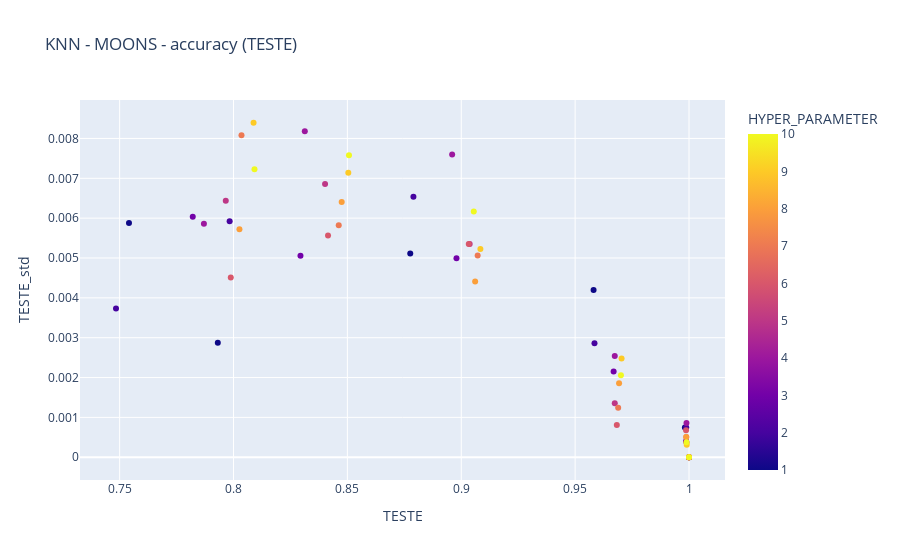

The code cell stored with this chart in its notebook:
### Code cell
px.scatter(results.query('DS_NAME=="moons" and CLF_NAME=="knn" and N==10000')
        , x='TESTE'
        , y='TESTE_std' 
        ,color = 'HYPER_PARAMETER'
        ,title='KNN - MOONS - accuracy (TESTE)')

### Figure 1 — Plotly figure (JSON) as saved in the notebook; plotly's stock layout.template omitted (floating-point values rounded to 4 significant figures)
{"data": [{"hovertemplate": "TESTE=%{x}<br>TESTE_std=%{y}<br>HYPER_PARAMETER=%{marker.color}<extra></extra>", "legendgroup": "", "marker": {"color": [1, 2, 3, 4, 5, 6, 7, 8, 9, 10, 1, 2, 3, 4, 5, 6, 7, 8, 9, 10, 1, 2, 3, 4, 5, 6, 7, 8, 9, 10, 1, 2, 3, 4, 5, 6, 7, 8, 9, 10, 1, 2, 3, 4, 5, 6, 7, 8, 9, 10, 1, 2, 3, 4, 5, 6, 7, 8, 9, 10], "coloraxis": "coloraxis", "symbol": "circle"}, "mode": "markers", "name": "", "orientation": "v", "showlegend": false, "type": "scatter", "x": [1, 1, 1, 1, 1, 1, 1, 1, 1, 1, 0.9982, 0.9988, 0.9987, 0.9989, 0.9989, 0.9987, 0.9988, 0.9988, 0.999, 0.9989, 0.9581, 0.9585, 0.9669, 0.9674, 0.9674, 0.9683, 0.9689, 0.9693, 0.9704, 0.9701, 0.8776, 0.879, 0.8979, 0.896, 0.9037, 0.9033, 0.9072, 0.9061, 0.9084, 0.9055, 0.7931, 0.7983, 0.8294, 0.8313, 0.8402, 0.8415, 0.8462, 0.8475, 0.8504, 0.8507, 0.7541, 0.7484, 0.7821, 0.787, 0.7966, 0.7988, 0.8035, 0.8026, 0.8088, 0.8092], "xaxis": "x", "y": [0, 0, 0, 0, 0, 0, 0, 0, 0, 0, 0.0007483, 0.0007483, 0.0004, 0.0008602, 0.0003742, 0.0006782, 0.0005099, 0.0005099, 0.0003162, 0.0003742, 0.0042, 0.002864, 0.002154, 0.002538, 0.001356, 0.0008124, 0.001241, 0.00186, 0.002478, 0.002059, 0.005113, 0.006535, 0.004994, 0.007596, 0.005354, 0.005354, 0.005066, 0.004409, 0.005229, 0.006164, 0.002871, 0.005921, 0.005054, 0.008183, 0.00686, 0.005568, 0.005819, 0.006403, 0.007137, 0.00758, 0.005877, 0.003734, 0.006037, 0.005857, 0.006437, 0.004512, 0.008081, 0.005722, 0.008394, 0.007229], "yaxis": "y"}], "layout": {"autosize": true, "coloraxis": {"colorbar": {"title": {"text": "HYPER_PARAMETER"}}, "colorscale": [[0, "#0d0887"], [0.1111, "#46039f"], [0.2222, "#7201a8"], [0.3333, "#9c179e"], [0.4444, "#bd3786"], [0.5556, "#d8576b"], [0.6667, "#ed7953"], [0.7778, "#fb9f3a"], [0.8889, "#fdca26"], [1, "#f0f921"]]}, "legend": {"tracegroupgap": 0}, "title": {"text": "KNN - MOONS - accuracy (TESTE)"}, "xaxis": {"anchor": "y", "autorange": true, "domain": [0, 1], "range": [0.7331, 1.015], "title": {"text": "TESTE"}, "type": "linear"}, "yaxis": {"anchor": "x", "autorange": true, "domain": [0, 1], "range": [-0.0006927, 0.009087], "title": {"text": "TESTE_std"}, "type": "linear"}}}
